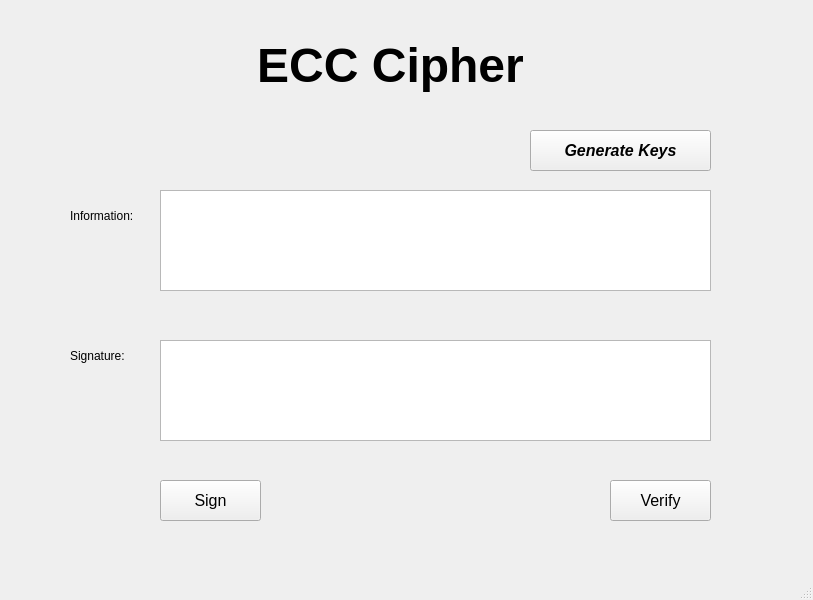
<?xml version="1.0" encoding="UTF-8"?>
<ui version="4.0">
 <class>MainWindow</class>
 <widget class="QMainWindow" name="MainWindow">
  <property name="geometry">
   <rect>
    <x>0</x>
    <y>0</y>
    <width>813</width>
    <height>600</height>
   </rect>
  </property>
  <property name="windowTitle">
   <string>MainWindow</string>
  </property>
  <widget class="QWidget" name="centralwidget">
   <widget class="QLabel" name="label">
    <property name="geometry">
     <rect>
      <x>160</x>
      <y>10</y>
      <width>461</width>
      <height>111</height>
     </rect>
    </property>
    <property name="minimumSize">
     <size>
      <width>360</width>
      <height>36</height>
     </size>
    </property>
    <property name="font">
     <font>
      <pointsize>36</pointsize>
      <weight>75</weight>
      <bold>true</bold>
     </font>
    </property>
    <property name="autoFillBackground">
     <bool>true</bool>
    </property>
    <property name="lineWidth">
     <number>1</number>
    </property>
    <property name="text">
     <string>ECC Cipher</string>
    </property>
    <property name="alignment">
     <set>Qt::AlignCenter</set>
    </property>
   </widget>
   <widget class="QLabel" name="label_5">
    <property name="geometry">
     <rect>
      <x>70</x>
      <y>190</y>
      <width>81</width>
      <height>51</height>
     </rect>
    </property>
    <property name="text">
     <string>Information:</string>
    </property>
   </widget>
   <widget class="QPlainTextEdit" name="txt_info">
    <property name="geometry">
     <rect>
      <x>160</x>
      <y>190</y>
      <width>551</width>
      <height>101</height>
     </rect>
    </property>
   </widget>
   <widget class="QPlainTextEdit" name="txt_sign">
    <property name="geometry">
     <rect>
      <x>160</x>
      <y>340</y>
      <width>551</width>
      <height>101</height>
     </rect>
    </property>
   </widget>
   <widget class="QLabel" name="label_6">
    <property name="geometry">
     <rect>
      <x>70</x>
      <y>330</y>
      <width>71</width>
      <height>51</height>
     </rect>
    </property>
    <property name="text">
     <string>Signature:</string>
    </property>
   </widget>
   <widget class="QPushButton" name="btn_verify">
    <property name="geometry">
     <rect>
      <x>610</x>
      <y>480</y>
      <width>101</width>
      <height>41</height>
     </rect>
    </property>
    <property name="font">
     <font>
      <pointsize>12</pointsize>
     </font>
    </property>
    <property name="text">
     <string>Verify</string>
    </property>
   </widget>
   <widget class="QPushButton" name="btn_sign">
    <property name="geometry">
     <rect>
      <x>160</x>
      <y>480</y>
      <width>101</width>
      <height>41</height>
     </rect>
    </property>
    <property name="font">
     <font>
      <pointsize>12</pointsize>
     </font>
    </property>
    <property name="text">
     <string>Sign</string>
    </property>
   </widget>
   <widget class="QPushButton" name="btn_gen_keys">
    <property name="geometry">
     <rect>
      <x>530</x>
      <y>130</y>
      <width>181</width>
      <height>41</height>
     </rect>
    </property>
    <property name="font">
     <font>
      <pointsize>12</pointsize>
      <weight>75</weight>
      <italic>true</italic>
      <bold>true</bold>
     </font>
    </property>
    <property name="toolTip">
     <string>Click to generate key</string>
    </property>
    <property name="toolTipDuration">
     <number>36</number>
    </property>
    <property name="autoFillBackground">
     <bool>false</bool>
    </property>
    <property name="text">
     <string>Generate Keys</string>
    </property>
   </widget>
  </widget>
  <widget class="QMenuBar" name="menubar">
   <property name="geometry">
    <rect>
     <x>0</x>
     <y>0</y>
     <width>813</width>
     <height>26</height>
    </rect>
   </property>
  </widget>
  <widget class="QStatusBar" name="statusbar"/>
 </widget>
 <resources/>
 <connections/>
</ui>
